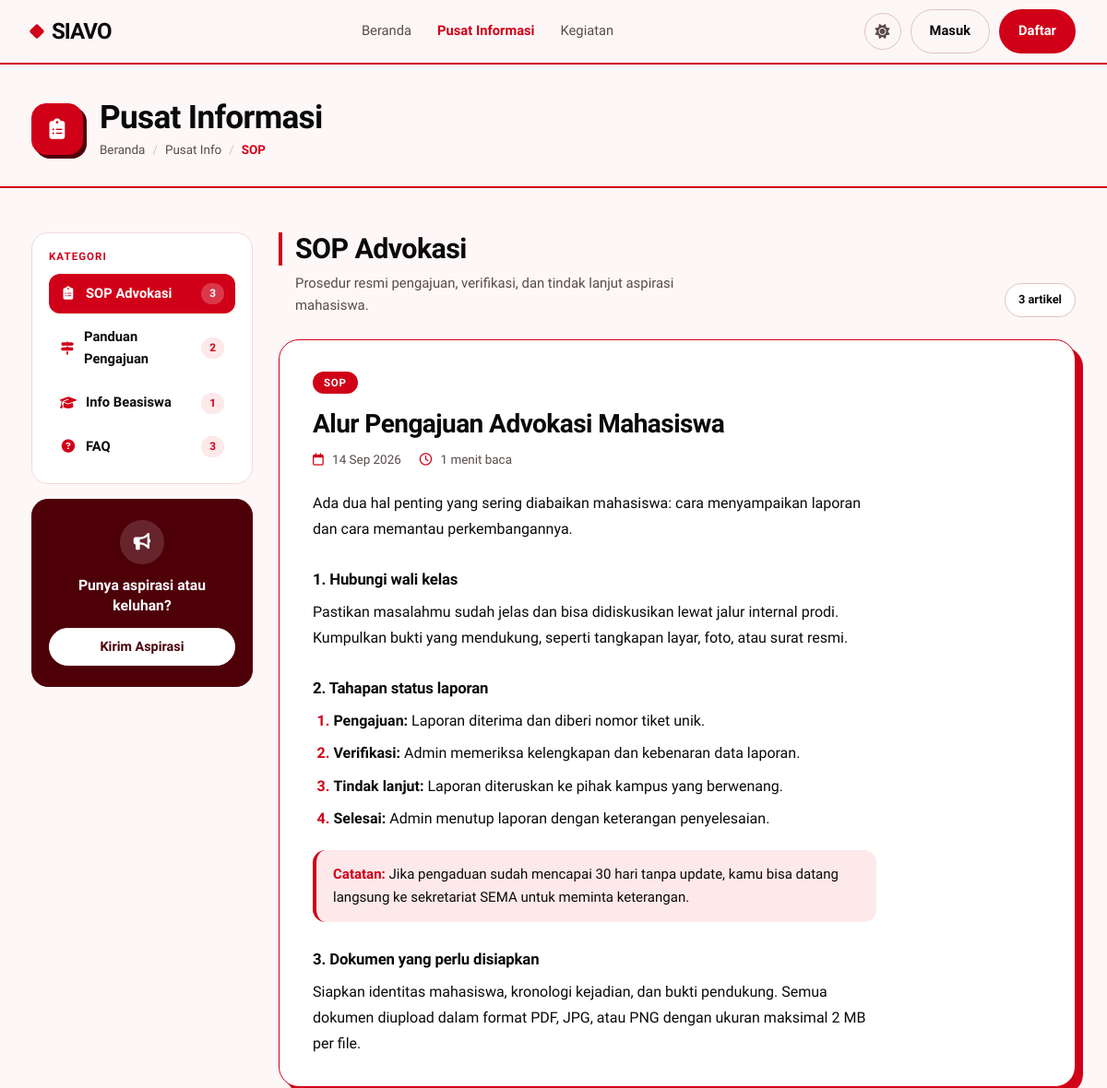
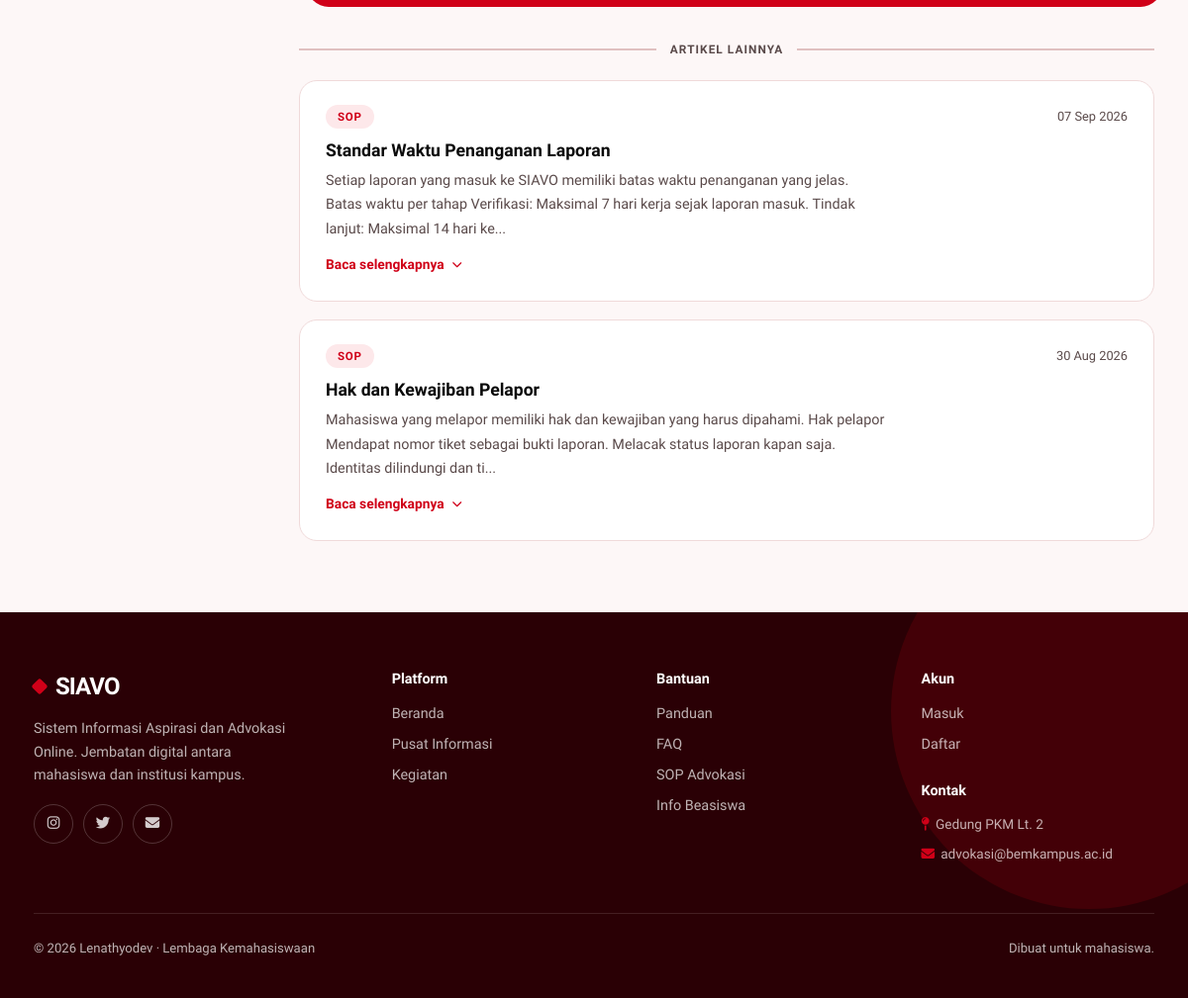
The app's page /informasi.php with its own data (2 pictures, top to bottom).
### tables this page shows
CREATE TABLE `artikel` (
  `id` int(11) NOT NULL,
  `judul` varchar(200) NOT NULL,
  `konten` text NOT NULL,
  `kategori_info` enum('sop','panduan','beasiswa','faq') NOT NULL,
  `created_at` timestamp NOT NULL DEFAULT current_timestamp()
);

### informasi.php (the view, shortened to what this page needs)
<?php
require_once 'includes/functions.php';
$semua_kategori = ['sop', 'panduan', 'beasiswa', 'faq'];
$kategori_filter = $_GET['kategori'] ?? 'sop';
$kategori_meta = [
    'sop'      => ['label' => 'SOP Advokasi',      'icon' => 'fa-clipboard-list',  'desc' => 'Prosedur resmi pengajuan, verifikasi, dan tindak lanjut aspirasi mahasiswa.'],
    'panduan'  => ['label' => 'Panduan Pengajuan', 'icon' => 'fa-map-signs',       'desc' => 'Langkah-langkah praktis menyampaikan aspirasi dengan benar.'],
    'beasiswa' => ['label' => 'Info Beasiswa',     'icon' => 'fa-graduation-cap',  'desc' => 'Informasi beasiswa, UKT, dan bantuan keuangan mahasiswa.'],
    'faq'      => ['label' => 'FAQ',               'icon' => 'fa-circle-question', 'desc' => 'Jawaban singkat untuk pertanyaan yang sering muncul.'],
];
$artikel = [];
$stmt = $conn->prepare("SELECT * FROM artikel WHERE kategori_info = ? ORDER BY created_at DESC");
$stmt->bind_param("s", $kategori_filter);
$stmt->execute();
$r = $stmt->get_result();
while ($row = $r->fetch_assoc()) $artikel[] = $row;
$jumlah_per_kategori = [];
foreach ($semua_kategori as $k) {
    $ks = $conn->real_escape_string($k);
    $res = $conn->query("SELECT COUNT(*) c FROM artikel WHERE kategori_info='$ks'");
    $jumlah_per_kategori[$k] = $res ? (int)$res->fetch_assoc()['c'] : 0;
}
include 'includes/header_guest.php';
?>
<link rel="stylesheet" href="<?php echo APP_URL; ?>assets/css/docs.css">
<?php
$featured = !empty($artikel) ? $artikel[0] : null;
$sisanya  = count($artikel) > 1 ? array_slice($artikel, 1) : [];
function estimasiBaca($teks) {
    return max(1, (int)ceil(str_word_count(strip_tags($teks)) / 200));
}
?>
<header class="page-head">
    <div class="wrap">
        <div class="page-icon" aria-hidden="true">
            <i class="fa-solid <?php echo $kategori_meta[$kategori_filter]['icon']; ?>"></i>
        </div>
        <div>
            <h1>Pusat Informasi</h1>
            <nav class="crumbs" aria-label="Breadcrumb">
                <ol>
                    <li><a href="<?php echo APP_URL; ?>">Beranda</a></li>
                    <li><a href="<?php echo APP_URL; ?>informasi.php">Pusat Info</a></li>
                    <li><span aria-current="page"><?php echo strtoupper($kategori_filter); ?></span></li>
                </ol>
            </nav>
        </div>
    </div>
</header>
<div class="wrap">
    <div class="docs">
        <aside class="side" aria-label="Kategori informasi">
            <nav class="side-card" aria-labelledby="lbl-kategori">
                <span class="side-label" id="lbl-kategori">Kategori</span>
                <ul class="cat-list">
                    <?php foreach ($semua_kategori as $k): ?>
                    <li>
                        <a href="informasi.php?kategori=<?php echo $k; ?>"
                            <?php echo $k === $kategori_filter ? 'aria-current="page"' : ''; ?>>
                            <i class="fa-solid <?php echo $kategori_meta[$k]['icon']; ?>" aria-hidden="true"></i>
                            <?php echo $kategori_meta[$k]['label']; ?>
                            <span class="count"><?php echo $jumlah_per_kategori[$k]; ?></span>
                        </a>
                    </li>
                    <?php endforeach; ?>
                </ul>
            </nav>
            <div class="cta-box">
                <div class="cta-icon" aria-hidden="true"><i class="fa-solid fa-bullhorn"></i></div>
                <p>Punya aspirasi atau keluhan?</p>
                <a class="btn" href="<?php echo APP_URL; ?>login.php">Kirim Aspirasi</a>
            </div>
        </aside>
        <main id="konten">
            <div class="main-head">
                <div>
                    <h2><?php echo $kategori_meta[$kategori_filter]['label']; ?></h2>
                    <p><?php echo $kategori_meta[$kategori_filter]['desc']; ?></p>
                </div>
                <span class="pill"><?php echo count($artikel); ?> artikel</span>
            </div>
            <?php if (!empty($artikel)): ?>
            <?php if ($featured): ?>
            <article class="featured" id="artikel-1" aria-labelledby="judul-1">
                <span class="tag"><?php echo strtoupper($kategori_filter); ?></span>
                <h3 id="judul-1"><?php echo htmlspecialchars($featured['judul']); ?></h3>
                <p class="meta">
                    <span>
                        <i class="fa-regular fa-calendar" aria-hidden="true"></i>
                        <time datetime="<?php echo date('Y-m-d', strtotime($featured['created_at'])); ?>">
                            <?php echo date('d M Y', strtotime($featured['created_at'])); ?>
                        </time>
                    </span>
                    <span>
                        <i class="fa-regular fa-clock" aria-hidden="true"></i>
                        <?php echo estimasiBaca($featured['konten']); ?> menit baca
                    </span>
                </p>
                <div class="prose">
                    <?php echo $featured['konten']; ?>
                </div>
            </article>
            <?php endif; ?>
            <?php if (!empty($sisanya)): ?>
            <div class="sep" role="separator"><span>Artikel lainnya</span></div>
            <div class="article-list">
                <?php foreach ($sisanya as $i => $a): $idx = $i + 2; ?>
                <article class="row-card" id="artikel-<?php echo $idx; ?>" aria-labelledby="judul-<?php echo $idx; ?>">
                    <div class="row-head">
                        <span class="tag tag--soft"><?php echo strtoupper($kategori_filter); ?></span>
                        <time datetime="<?php echo date('Y-m-d', strtotime($a['created_at'])); ?>">
                            <?php echo date('d M Y', strtotime($a['created_at'])); ?>
                        </time>
                    </div>
                    <h3 id="judul-<?php echo $idx; ?>"><?php echo htmlspecialchars($a['judul']); ?></h3>
                    <p class="body">
                        <?php echo htmlspecialchars(mb_strimwidth(strip_tags($a['konten']), 0, 200, '...')); ?>
                    </p>
                    <details>
                        <summary>Baca selengkapnya</summary>
                    </details>
                </article>
                <?php endforeach; ?>
            </div>
            <?php endif; ?>
            <?php endif; ?>
        </main>
    </div>
</div>
<?php include 'includes/footer_guest.php'; ?>

### assets/css/landing.css (style rules this page uses)
:root { --bg:#fdf7f7; --surface:#ffffff; --surface-2:#f9f0f0; --ink:#0a0a0a; --ink-2:#5a4a4a; --line:#f0dada; --line-strong:#e0c0c0; --red:#d00018; --red-deep:#4e0009; --red-darker:#2a0005; --red-soft:#fde8ea; --red-glow:rgba(208,0,24,.25); --on-red:#ffffff; --blue:#2563eb; --blue-soft:#e6eefe; --amber:#b45309; --amber-soft:#fdf0d9; --teal:#0d9488; --teal-soft:#dcf5f2; --green:#15803d; --green-soft:#dcf5e4; --glass:rgba(253,247,247,.78); --display:"Bricolage Grotesque","Plus Jakarta Sans",system-ui,sans-serif; --body:"Plus Jakarta Sans",system-ui,-apple-system,"Segoe UI",sans-serif; }
* { box-sizing:border-box;margin:0;padding:0 }
html { scroll-behavior:smooth }
body { background:var(--bg);color:var(--ink);font-family:var(--body);font-size:16px;line-height:1.6;-webkit-font-smoothing:antialiased }
a { color:inherit;text-decoration:none }
.wrap { max-width:1180px;margin:0 auto;padding:0 24px }
h1,h2,h3 { font-family:var(--display);letter-spacing:-.025em;line-height:1.04 }
.btn { display:inline-flex;align-items:center;justify-content:center;gap:8px;padding:11px 20px;border-radius:999px;font-weight:600;font-size:.92rem;border:1.5px solid transparent;transition:transform .15s,background .15s,border-color .15s;white-space:nowrap }
details { border-bottom:1px solid var(--line);padding:20px 0 }
summary { list-style:none;cursor:pointer;font-weight:600;font-size:1.05rem;display:flex;justify-content:space-between;gap:16px;align-items:center }
summary::after { content:"+";font-family:var(--display);font-size:1.6rem;line-height:1;color:var(--red);transition:transform .2s }
.cta-box { background:var(--red-deep);color:#fff;border-radius:32px;padding:72px 56px;position:relative;overflow:hidden }
.cta-box::after { content:"";position:absolute;right:-90px;top:-90px;width:340px;height:340px;border-radius:50%;background:var(--red);opacity:.9 }
.cta-box::before { content:"";position:absolute;right:120px;bottom:-120px;width:220px;height:220px;border-radius:50%;border:2px solid rgba(255,255,255,.25) }
.cta-box > * { position:relative;z-index:1 }
.cta-box p { margin-top:18px;color:rgba(255,255,255,.8);max-width:46ch }
.page-head { padding:64px 0 32px;border-bottom:2px solid var(--red);background:var(--bg) }
.page-head .wrap { display:flex;align-items:center;gap:18px }
.page-head h1 { font-size:clamp(2rem,4vw,3rem);font-weight:800 }
.side-card { position:sticky;top:88px;background:var(--surface);border:1px solid var(--line);border-radius:20px;padding:22px }
.side-label { font-size:.7rem;font-weight:700;letter-spacing:.1em;text-transform:uppercase;color:var(--red);padding-bottom:14px;border-bottom:1px solid var(--line);margin-bottom:12px }
html, body, * { scrollbar-width: thin; scrollbar-color: var(--line-strong) transparent; }

### records on screen
artikel: judul "Alur Pengajuan Advokasi Mahasiswa", created_at "14 Sep 2026", konten "1", konten "Ada dua hal penting yang sering diabaikan mahasiswa: cara menyampaikan laporan dan cara memantau perkembangannya. 1. Hubungi wali kelas Pastikan masalahmu sudah jelas dan bisa didiskusikan lewat jalur internal prodi. Kumpulkan bukti yang mendukung, seperti tangkapan layar, foto, atau surat resmi. 2. Tahapan status laporan Pengajuan: Laporan diterima dan diberi nomor tiket unik. Verifikasi: Admin memeriksa kelengkapan dan kebenaran data laporan. Tindak lanjut: Laporan diteruskan ke pihak kampus yang berwenang. Selesai: Admin menutup laporan dengan keterangan penyelesaian. Catatan: Jika pengaduan sudah mencapai 30 hari tanpa update, kamu bisa datang langsung ke sekretariat SEMA untuk meminta…"
artikel: created_at "07 Sep 2026", judul "Standar Waktu Penanganan Laporan", konten "Setiap laporan yang masuk ke SIAVO memiliki batas waktu penanganan yang jelas. Batas waktu per tahap Verifikasi: Maksimal 7 hari kerja sejak laporan masuk. Tindak lanjut: Maksimal 14 hari ke..."
artikel: created_at "30 Aug 2026", judul "Hak dan Kewajiban Pelapor", konten "Mahasiswa yang melapor memiliki hak dan kewajiban yang harus dipahami. Hak pelapor Mendapat nomor tiket sebagai bukti laporan. Melacak status laporan kapan saja. Identitas dilindungi dan ti..."

### other values on screen
$kategori_filter "SOP"
$kategori_meta[$k]['label'] "SOP Advokasi"
$jumlah_per_kategori[$k] "3"
$kategori_meta[$k]['label'] "Panduan Pengajuan"
$jumlah_per_kategori[$k] "2"
$kategori_meta[$k]['label'] "Info Beasiswa"
$jumlah_per_kategori[$k] "1"
$kategori_meta[$k]['label'] "FAQ"
$kategori_meta[$kategori_filter]['label'] "SOP Advokasi"
$kategori_meta[$kategori_filter]['desc'] "Prosedur resmi pengajuan, verifikasi, dan tindak lanjut aspirasi mahasiswa."
count($artikel) "3"
